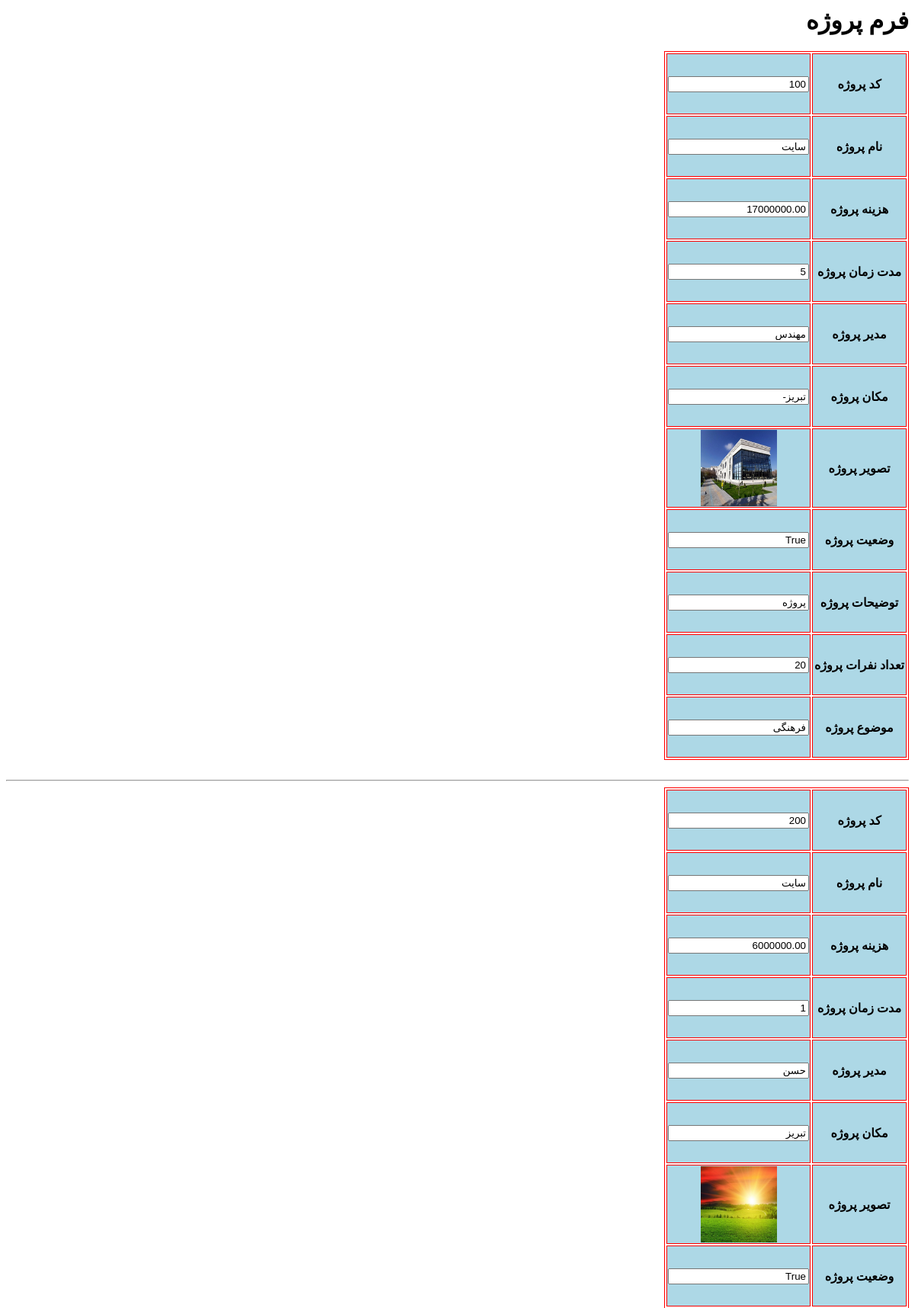
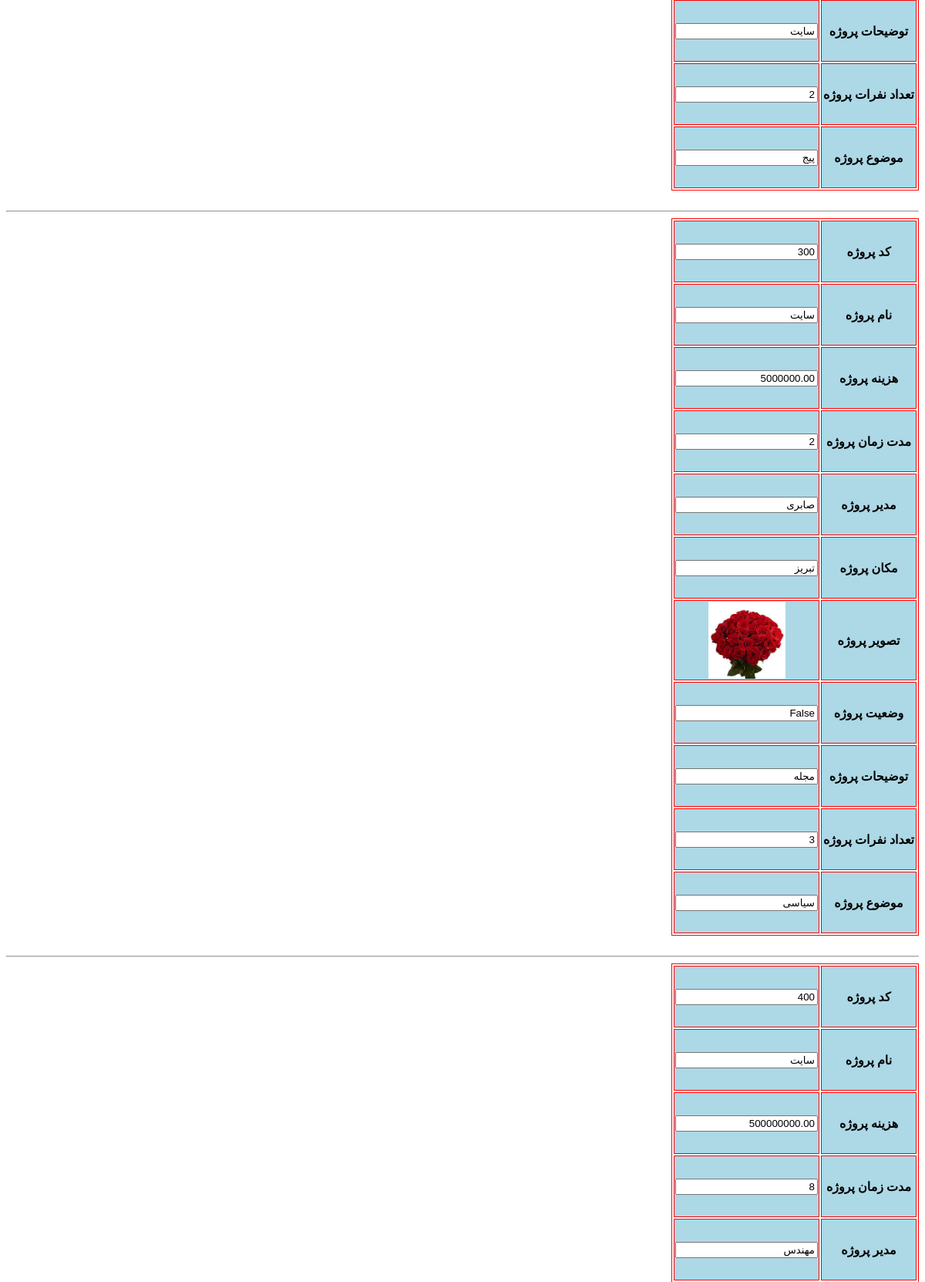
/proj/formp/ (upper part), run on the app's committed database (2 pictures, top to bottom).
### proj/models.py (models this page shows, shortened)
class PROJECT(models.Model):
    code=models.IntegerField()
    nam=models.CharField(max_length=30)
    cost=models.DecimalField(max_digits=15, decimal_places=2)
    duration=models.CharField(max_length=50 ,blank=False)
    modir=models.CharField( max_length=30)
    place=models.TextField()
    pic=models.ImageField(default="", upload_to='proj/images',null=True)
    status=models.BooleanField(default=False)
    desc=models.TextField()
    teedadnafar=models.IntegerField()
    title=models.ForeignKey(TITLE, on_delete=models.CASCADE, default="")

class TITLE(models.Model):
    title=models.CharField(max_length=50)
    def __str__(self) :
        return self.title

### proj/views.py (the view)
# urls.py: path('formp/',views.projlistf,name='projf'),
def projlistf(request):
    l=models.PROJECT.objects.all()
    return render(request,'proj/projlistf.html',{'l':l})

### proj/templates/proj/projlistf.html (shortened to what this page needs)
<head>
</head>
<body dir="rtl">
    <h1>
        فرم پروژه
    </h1>
    {% for z in l %}
    <form name="f1" action="" metod="post" enctype="multipart/form-data">
    <table class="table">
            <tr>
                <th>کد پروژه</th>
                <th><input type="text" value={{z.code}} /></th>
            </tr>
            <tr>
                <th>نام پروژه</th>
                <th><input type="text" value={{z.nam}} /></th>
            </tr>
            <tr>
                <th>هزینه پروژه</th>
                <th><input type="text" value={{z.cost}} /></th>
            </tr>
            <tr>
                <th>مدت زمان پروژه</th>
                <th><input type="text" value={{z.duration}} /></th>
            </tr>
            <tr>
                <th>مدیر پروژه</th>
                <th><input type="text" value={{z.modir}} /></th>
            </tr>
            <tr>
                <th>مکان پروژه</th>
                <th><input type="text" value={{z.place}} /></th>
            </tr>
            <tr>
                <th>تصویر پروژه</th>
                <th><a href="{{z.pic.url}}" target="_blank"><img src="{{z.pic.url}}" height=100px width=100px/></a></th>
            </tr>
            <tr>
                <th>وضعیت پروژه</th>
                <th><input type="text" value={{z.status}} /></th>
            </tr>
            <tr>
                <th>توضیحات پروژه</th>
                <th><input type="text" value={{z.desc}} /></th>
            </tr>
            <tr>
                <th>تعداد نفرات پروژه</th>
                <th><input type="text" value={{z.teedadnafar}} /></th>
            </tr>
            <tr>
                <th>موضوع پروژه</th>
                <th><input type="text" value={{z.title}} /></th>
            </tr>
    </table>
    <br/>
    <hr/>
    {% endfor %}
</form>
</body>

### proj/templates/proj/projlistf.html (style rules this page uses)
.table { border:1px solid red; text-align:center; align:center; }
th { height:80px; width:120px; border:1px solid red; background-color:lightblue; }

### data on the page
PROJECT: code "100", cost "17000000.00", pic (picture), status "True", teedadnafar "20", title "فرهنگی"
PROJECT: code "200", cost "6000000.00", place "تبریز", pic (picture), status "True", teedadnafar "2"
PROJECT: code "300", cost "5000000.00", modir "صابری", place "تبریز", pic (picture), status "False", teedadnafar "3", title "سیاسی"
PROJECT: code "400", cost "500000000.00"
